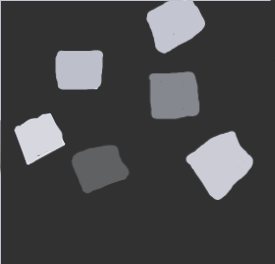
#> input picture assets/boxes.png, 275 x 264 px
$ jupyter execute --allow-errors experiment.ipynb   (shell and % lines are left out)
#> lines starting #> are read from the running program, lines starting #| are printed output that depends on the picture; after the words box and inside, x2 and y2 are one past the last pixel; in counts of white or black regions, pixels touching at a corner belong together
[cell 1]
import mediapipe as mp
import numpy as np
import cv2
from IPython.display import Image
import matplotlib.pyplot as plt

[cell 2]
mp_hands = mp.tasks.vision.HandLandmarksConnections
mp_drawing = mp.tasks.vision.drawing_utils
mp_drawing_styles = mp.tasks.vision.drawing_styles

MARGIN = 10  # pixels
FONT_SIZE = 1
FONT_THICKNESS = 1
HANDEDNESS_TEXT_COLOR = (88, 205, 54) # vibrant green

def draw_landmarks_on_image(rgb_image, detection_result):
  hand_landmarks_list = detection_result.hand_landmarks
  handedness_list = detection_result.handedness
  annotated_image = np.copy(rgb_image)

  # Loop through the detected hands to visualize.
  for idx in range(len(hand_landmarks_list)):
    hand_landmarks = hand_landmarks_list[idx]
    handedness = handedness_list[idx]

    # Draw the hand landmarks.
    mp_drawing.draw_landmarks(
      annotated_image,
      hand_landmarks,
      mp_hands.HAND_CONNECTIONS,
      mp_drawing_styles.get_default_hand_landmarks_style(),
      mp_drawing_styles.get_default_hand_connections_style())

    # Get the top left corner of the detected hand's bounding box.
    height, width, _ = annotated_image.shape
    x_coordinates = [landmark.x for landmark in hand_landmarks]
    y_coordinates = [landmark.y for landmark in hand_landmarks]
    text_x = int(min(x_coordinates) * width)
    text_y = int(min(y_coordinates) * height) - MARGIN

    # Draw handedness (left or right hand) on the image.
    cv2.putText(annotated_image, f"{handedness[0].category_name}",
                (text_x, text_y), cv2.FONT_HERSHEY_DUPLEX,
                FONT_SIZE, HANDEDNESS_TEXT_COLOR, FONT_THICKNESS, cv2.LINE_AA)

  return annotated_image

[cell 3]
img = cv2.imread("hand.jpg")
#> (the rest of this cell did not finish here and is left out)

[cell 4]
# STEP 1: Import the necessary modules.
from mediapipe.tasks import python
from mediapipe.tasks.python import vision

# STEP 2: Create an HandLandmarker object.
#> (the rest of this cell did not finish here and is left out)

## Contours

[cell 5]
img_boxes = cv2.imread("assets/boxes.png")
#> img_boxes is the input picture: shape (264, 275, 3); mean B, G, R 72.4, 71, 70.7
img_gray = cv2.cvtColor(img_boxes, cv2.COLOR_BGR2GRAY)
img_rgb = cv2.cvtColor(img_boxes, cv2.COLOR_BGR2RGB)
plt.imshow(img_boxes)
#> (this line was passed over: IPython is not available in this run)

[cell 6]
ret, bin_img = cv2.threshold(img_gray, 90, 255, 0)
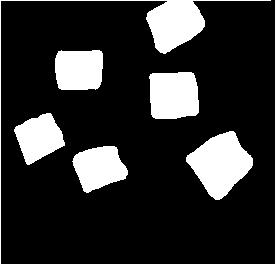
#> bin_img: shape (264, 275); 17.6% white; 6 white regions
contours, hierarchy = cv2.findContours(bin_img, cv2.RETR_TREE, cv2.CHAIN_APPROX_NONE)
#> contours = 6 contours; box (x1, y1, x2, y2) and area: (186, 131, 253, 200) 2658, (0, 0, 271, 264) 2100, (149, 72, 199, 119) 2044, (72, 146, 128, 193) 1706, (55, 50, 103, 90) 1702, (14, 113, 65, 165) 1586

for index in range(len(contours)):
    # take contour
    cnt=contours[index]
        # find coordinates
    x,y,w,h = cv2.boundingRect(cnt)
        # draw rectangle to original image
    cv2.rectangle(img_rgb,(x,y),(x+w,y+h),(0,255,0),2)
#> this loop made 6 passes
#> (x, y, w, h) on passes 1 to 6: (72, 146, 56, 47), (186, 131, 67, 69), (14, 113, 51, 52), (149, 72, 50, 47), (55, 50, 48, 40), (0, 0, 271, 264)
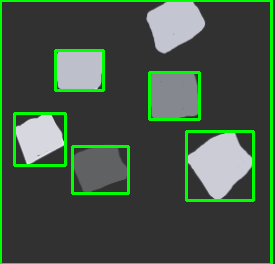
#> img_rgb: shape (264, 275, 3); mean R, G, B 65.5, 84.3, 67.1

plt.imshow(img_rgb)
#> (this line was passed over: IPython is not available in this run)
